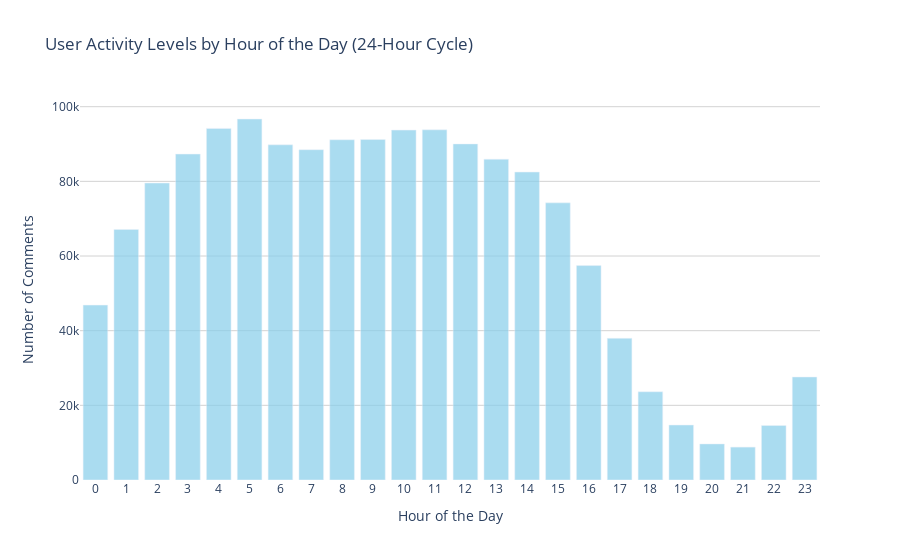

The notebook cell this image was saved under:
### Code cell
# Extract the hour from the timestamp
hate_toxic_topical_comments['hour'] = hate_toxic_topical_comments['timestamp'].dt.hour

# Count the number of comments for each hour of the day and ensure all hours from 0 to 23 are included
hourly_activity = hate_toxic_topical_comments['hour'].value_counts().sort_index()
hourly_activity = hourly_activity.reindex(range(24), fill_value=0)  # Fill missing hours with 0

# Create a bar chart using Plotly
fig = go.Figure(data=[
    go.Bar(
        x=hourly_activity.index, 
        y=hourly_activity.values,
        marker_color='skyblue',
        opacity=0.7
    )
])

# Update layout for aesthetics
fig.update_layout(
    title=f"User Activity Levels by Hour of the Day (24-Hour Cycle)",
    xaxis_title="Hour of the Day",
    yaxis_title="Number of Comments",
    xaxis=dict(tickmode='linear', tick0=0, dtick=1),  # Show all hours from 0 to 23
    yaxis=dict(showgrid=True, gridcolor='lightgrey'),
    plot_bgcolor='white'
)

# Show the plot
fig.show()

### Figure 1 — Plotly figure (JSON) as saved in the notebook; plotly's stock layout.template omitted (floating-point values rounded to 4 significant figures)
{"data": [{"marker": {"color": "skyblue"}, "opacity": 0.7, "type": "bar", "x": [0, 1, 2, 3, 4, 5, 6, 7, 8, 9, 10, 11, 12, 13, 14, 15, 16, 17, 18, 19, 20, 21, 22, 23], "y": [46850, 67125, 79559, 87310, 94191, 96704, 89790, 88483, 91149, 91204, 93735, 93809, 90030, 85947, 82501, 74247, 57443, 37964, 23639, 14733, 9671, 8814, 14612, 27595]}], "layout": {"plot_bgcolor": "white", "title": {"text": "User Activity Levels by Hour of the Day (24-Hour Cycle)"}, "xaxis": {"dtick": 1, "tick0": 0, "tickmode": "linear", "title": {"text": "Hour of the Day"}}, "yaxis": {"gridcolor": "lightgrey", "showgrid": true, "title": {"text": "Number of Comments"}}}}
